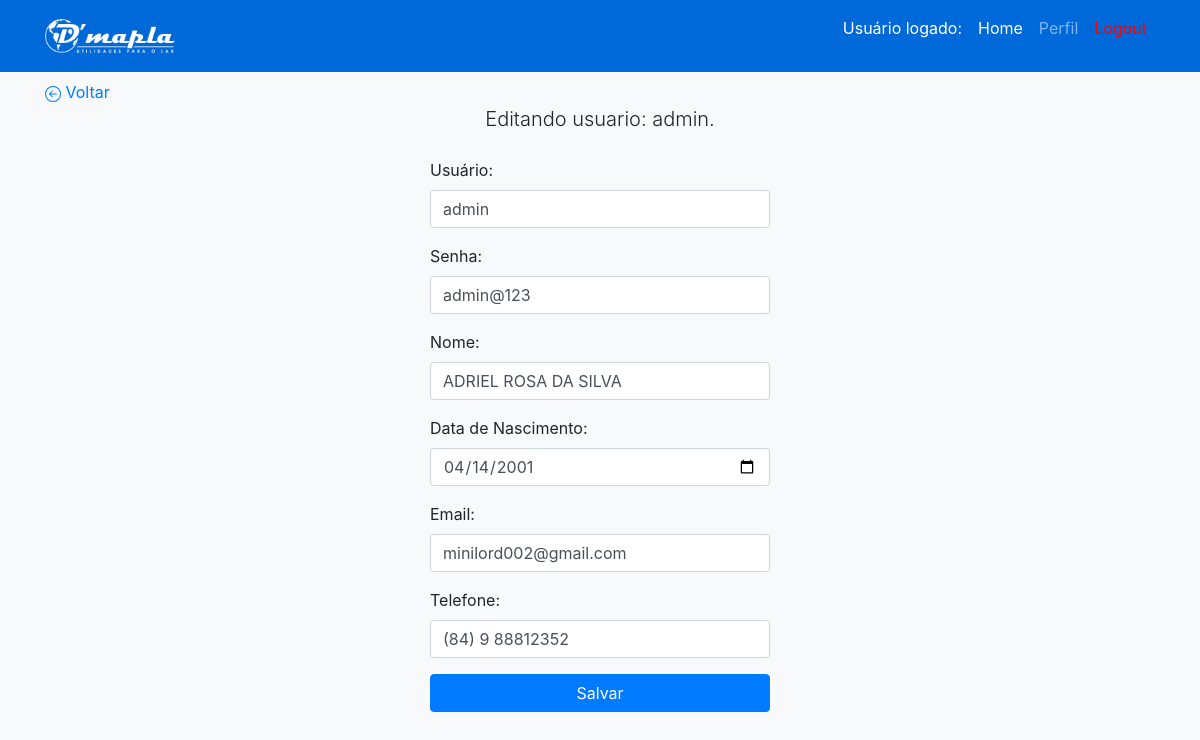
Screenshot of /edit/1 with the database file from the repository.
### app.py (models this page shows, shortened)
class Usuarios(db.Model):
    id = db.Column('id', db.Integer, primary_key=True, autoincrement=True)
    name = db.Column(db.String(150))
    username = db.Column(db.String(150))
    password = db.Column(db.String(150))
    age = db.Column(db.String(150))
    email = db.Column(db.String(150))
    phone = db.Column(db.String(150))

### app.py (the view, shortened to what this page needs)
@app.route('/edit/<int:id>', methods=['GET', 'POST'])
def edit(id):
    usuario = Usuarios.query.get(id)
    return render_template('editar.html', usuario=usuario)

### templates/editar.html (shortened to what this page needs)
<!DOCTYPE html>
<html lang="pt-br">
    <head>
        <link rel="stylesheet" href="https://stackpath.bootstrapcdn.com/bootstrap/4.5.2/css/bootstrap.min.css">
        <link rel="stylesheet" href="{{url_for('static', filename='css/style.css')}}">
    </head>
    <body>
        <nav class="navbar navbar-expand-lg navbar-dark bg-dark" style="background-color: #0069d9 !important;">
            <div class="container">
                <a class="navbar-brand" href="/"><img class="logo-img" src="{{url_for('static', filename='img/lgwhite.png')}}" alt="logo dmapla"></a>
                <div class="collapse navbar-collapse" id="navbarNav">
                    <ul class="navbar-nav ml-auto">
                        <li class="nav-item active">
                            <p class="nav-link active">Usuário logado: <span style="color: green;"> <b>{{session['username']}}</b></span></p>
                        </li>
                        <li class="nav-item active">
                            <a class="nav-link active" href="/">Home</a>
                        </li>
                        <li class="nav-item">
                            <a class="nav-link" href="/perfil">Perfil</a>
                        </li>
                        <li class="nav-item">
                            <a class="nav-link" href="/logout" style="color: red;">Logout</a>
                        </li>
                    </ul>
                </div>
            </div>
        </nav>
        <div class="jumbotron jumbotron-fluid bg-light text-center py-2 mb-0">
            <div class="container">
                <div style="width: 100%;display: flex;/* align-items: flex-end; */justify-content: flex-start;">
                    <a href="/" style="text-decoration: none;"> Voltar</a>
                </div>
                <p class="lead">Editando usuario: {{usuario.username}}.</p>
            </div>
        </div>
        <div class="container" style="display: flex; align-content: center; flex-wrap: nowrap; justify-content: center; align-items: center;">
                    <div class="col-md-4">
                        <form action="/edit/{{ usuario.id }}" method="post">
                            <div class="form-group">
                                <label for="user">Usuário:</label>
                                <input type="text" name="user" id="user" value="{{usuario.username}}" required="true" class="form-control">
                            </div>
                            <div class="form-group">
                                <label for="senha">Senha:</label>
                                <input type="text" name="senha" id="senha" value="{{usuario.password}}" required="true" class="form-control">
                            </div>
                            <div class="form-group">
                                <label for="name">Nome:</label>
                                <input type="text" name="name" id="name" value="{{usuario.name}}" required="true" class="form-control">
                            </div>
                            <div class="form-group">
                                <label for="age">Data de Nascimento:</label>
                                <input type="date" name="age" id="age" value="{{usuario.age}}" required="true" class="form-control">
                            </div>
                            <div class="form-group">
                                <label for="email">Email:</label>
                                <input type="text" name="email" id="email" value="{{usuario.email}}" required="true" class="form-control">
                            </div>
                            <div class="form-group">
                                <label for="phone">Telefone:</label>
                                <input type="text" name="phone" id="phone" value="{{usuario.phone}}" required="true" class="form-control">
                            </div>
                        </form>
                        <div class="form-group">
                            <button type="submit" class="btn btn-primary" style="width: 100%;" onclick="show_confirm()">Salvar</button>
                        </div>
                    </div>
                </div>
    </body>
</html>

### static/css/style.css (style rules this page uses)
body { background-color: #f8f9fa!important; }
.logo-img { width: 130px; }
.form-group { text-align: left !important; }

### rows the page displays
Usuarios: username "admin", user "admin", senha "admin@123", name "ADRIEL ROSA DA SILVA", age "04/14/2001", email "minilord002@gmail.com", phone "(84) 9 88812352"
